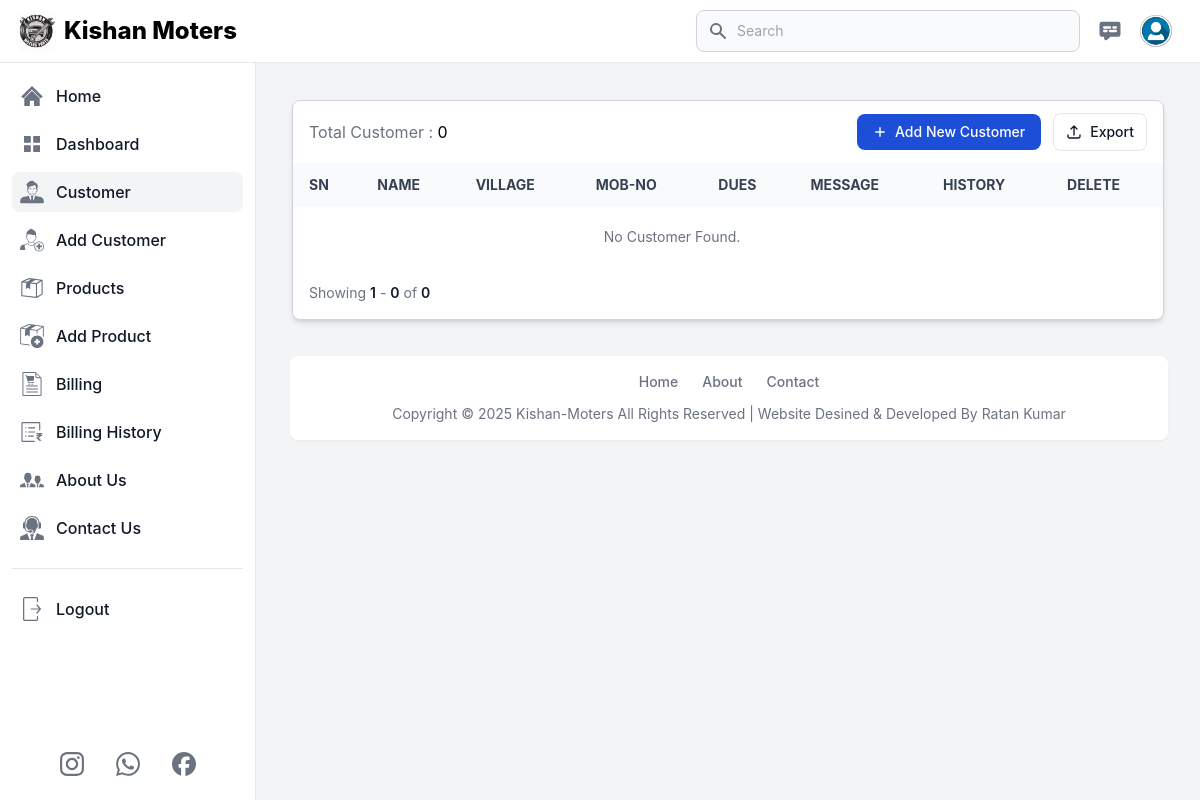
The app's page /customers (signed in), older data.
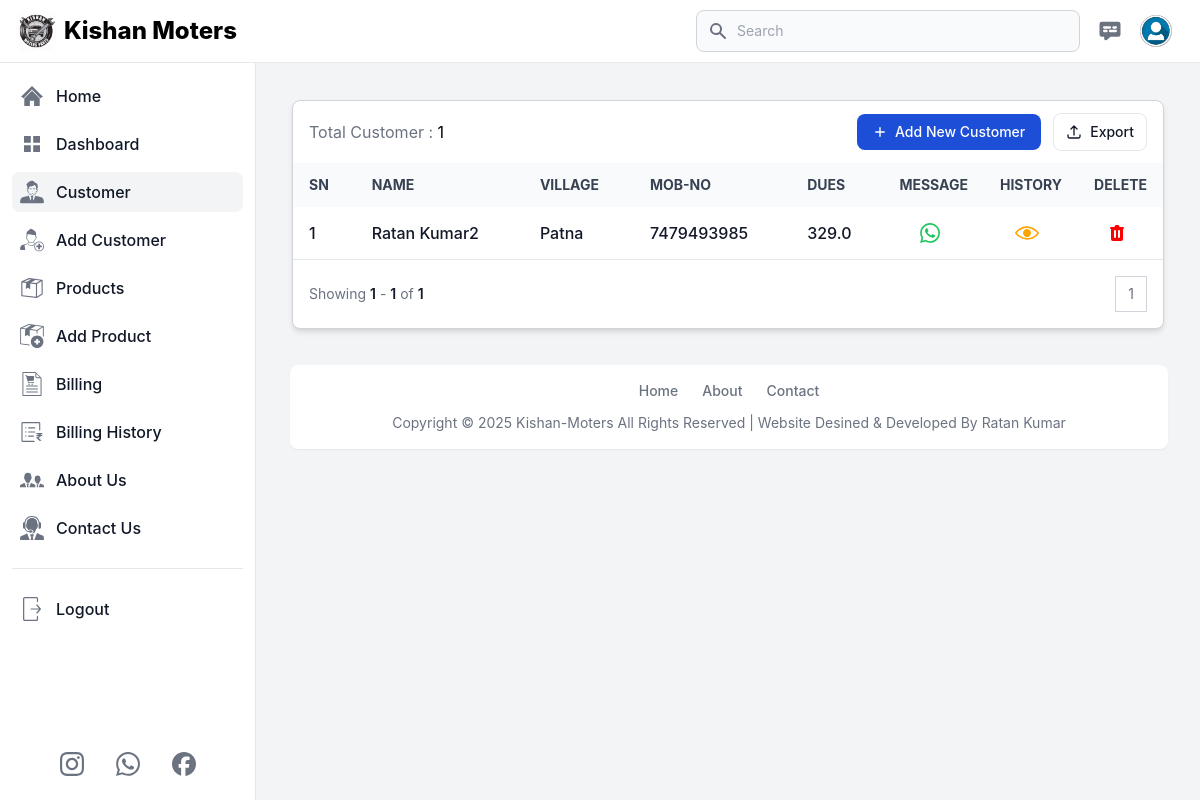
The same page, newer data.
### app.py (models this page shows, shortened)
class Customer(db.Model):
    id = db.Column(db.Integer, primary_key=True)
    user_id = db.Column(db.Integer, db.ForeignKey('user.id'), nullable=False)
    customer_name = db.Column(db.String(100), nullable=False)
    customer_village = db.Column(db.String(100), nullable=False)
    customer_mob_no = db.Column(db.String(100), nullable=False)

### app.py (the view)
@app.route('/customers', methods=['GET', 'POST'])
def customers():
    if 'email' in session:
        user = User.query.filter_by(email=session['email']).first()
        messages = Contact_us.query.order_by(Contact_us.id.desc()).all()
        page = request.args.get('page', 1, type=int)
        customers = Customer.query.filter(Customer.user_id == user.id).order_by(Customer.id.desc()).paginate(page=page, per_page=10)
        total_customer = Customer.query.filter(Customer.user_id == user.id).count()
        customer_dues = {
            c.id: db.session.query(func.coalesce(func.sum(Billing.dues), 0))
            .filter(Billing.customer_id == c.id)
            .scalar()
            for c in customers.items
        }
        return render_template('customer.html', title='Customer', current_page='customer', user=user, customers=customers, total_customer=total_customer, min=min, enumerate=enumerate, messages=messages, customer_dues=customer_dues)
    else:
        flash('You need to login first.', 'error')
        return redirect('/login')

### templates/customer.html (shortened to what the changed rows need)
{% extends 'layout.html' %}
{% block content %}
<main class="p-4 md:ml-64 h-auto pt-20">
    <div class="m-2 md:m-5 max-w-screen-2xl">
        <div
            class="relative overflow-hidden bg-white shadow-md dark:bg-gray-800 rounded-lg border border-gray-300 dark:border-gray-700">
            <div
                class="flex flex-col px-4 py-3 space-y-3 lg:flex-row lg:items-center lg:justify-between lg:space-y-0 lg:space-x-4">
                <div class="flex items-center flex-1 space-x-4">
                    <h5>
                        <span class="text-gray-500">Total Customer : </span>
                        <span class="dark:text-white">{{total_customer}}</span>
                    </h5>
                </div>
            </div>
            <div class="overflow-x-auto">
                <table class="w-full text-sm text-left text-gray-500 dark:text-gray-400">
                    <thead
                        class="text-xs md:text-sm text-gray-700 uppercase bg-gray-50 dark:bg-gray-700 dark:text-gray-400">
                        <tr>
                            <th scope="col" class="px-4 py-3 whitespace-nowrap">SN</th>
                            <th scope="col" class="px-4 py-3 whitespace-nowrap">Name</th>
                            <th scope="col" class="px-4 py-3 whitespace-nowrap">Village</th>
                            <th scope="col" class="px-4 py-3 whitespace-nowrap">Mob-No</th>
                            <th scope="col" class="px-4 py-3 whitespace-nowrap">Dues</th>
                            <th scope="col" class="px-4 py-3 whitespace-nowrap">Message</th>
                            <th scope="col" class="px-4 py-3 whitespace-nowrap">History</th>
                            <th scope="col" class="px-4 py-3 whitespace-nowrap">Delete</th>
                        </tr>
                    </thead>
                    <tbody>
                        {% if customers.items %}
                        {% for index, customer in enumerate(customers.items, start=(customers.page - 1) *
                        customers.per_page + 1) %}
                        <tr class="border-b text-base dark:border-gray-600 hover:bg-gray-100 dark:hover:bg-gray-700">
                            <td class="px-4 py-2 font-medium text-gray-900 whitespace-nowrap dark:text-white">
                                <div class="flex items-center">
                                    {{ index}}
                                </div>
                            </td>
                            <th scope="row"
                                class="px-4 py-2 font-medium text-gray-900 whitespace-nowrap dark:text-white">
                                <div class="flex items-center">
                                    {{customer.customer_name}}
                                </div>
                            </th>
                            <td class="px-4 py-2 font-medium text-gray-900 whitespace-nowrap dark:text-white">
                                <div class="flex items-center">
                                    {{customer.customer_village}}
                                </div>
                            </td>
                            <td class="px-4 py-2 font-medium text-gray-900 whitespace-nowrap dark:text-white">
                                <div class="flex items-center">
                                    {{customer.customer_mob_no}}
                                </div>
                            </td>
                            <td class="px-4 py-2 font-medium text-gray-900 whitespace-nowrap dark:text-white">
                                <div class="flex items-center">
                                    {{customer_dues[customer.id]}}
                                </div>
                            </td>
                            <td class="px-4 w-3 py-2 font-medium text-gray-900 whitespace-nowrap dark:text-white">
                                <div
                                    class="flex items-center justify-center mr-2 p-2 hover:bg-slate-800 hover:rounded-md">
                                    <a href="https://wa.me/91{{customer.customer_mob_no}}?text=Congratulations {{customer.customer_name}}, Welcome to Kishan Motors! We're excited to have you with us. Enjoy top-notch service and a great experience with us!"
                                        target="_blank">
                                        <button class="flex justify-center items-center">
                                        </button>
                                    </a>
                                </div>
                            </td>
                            <td class="px-4 w-3 py-2 font-medium text-gray-900 whitespace-nowrap dark:text-white">
                                <div
                                    class="flex items-center justify-center mr-2 p-2 hover:bg-slate-800 hover:rounded-md">
                                    <a href="{{ url_for('customer_detail', id=customer.id)}}">
                                        <button class="flex justify-center items-center">
                                        </button>
                                    </a>
                                </div>
                            </td>
                            <td class="px-4 w-3 py-2 font-medium text-gray-900 whitespace-nowrap dark:text-white">
                                <div
                                    class="flex items-center justify-center mr-2 p-2 hover:bg-slate-800 hover:rounded-md">
                                    <button class="flex justify-center items-center" id="deleteButton-{{ customer.id }}"
                                        data-modal-target="deleteModal-{{ customer.id }}"
                                        data-modal-toggle="deleteModal-{{ customer.id}}">
                                    </button>
                                </div>
                            </td>
                        </tr>
                        {% endfor %}
                        {% else %}
                        <tr>
                            <td colspan="7" class="text-center p-5">No Customer Found.</td>
                        </tr>
                        {% endif %}
                    </tbody>
                </table>
            </div>
            <nav class="flex flex-col items-start justify-between p-4 space-y-3 md:flex-row md:items-center md:space-y-0"
                aria-label="Table navigation">
                <span class="text-sm font-normal text-gray-500 dark:text-gray-400">
                    Showing
                    <span class="font-semibold text-gray-900 dark:text-white">{{ customers.page * customers.per_page -
                        customers.per_page + 1 }}</span>
                    -
                    <span class="font-semibold text-gray-900 dark:text-white">{{ min(customers.page *
                        customers.per_page, total_customer) }}</span>
                    of
                    <span class="font-semibold text-gray-900 dark:text-white">{{ total_customer }}</span>
                </span>
                <ul class="inline-flex items-stretch -space-x-px">
                    {% for num in customers.iter_pages(left_edge=1, right_edge=1, left_current=2, right_current=2) %}
                    {% if num %}
                    <li>
                        <a href="#"
                            class="flex items-center justify-center px-3 py-2 text-sm leading-tight text-gray-500 bg-white border border-gray-300 hover:bg-gray-100 hover:text-gray-700 dark:bg-gray-800 dark:border-gray-700 dark:text-gray-400 dark:hover:bg-gray-700 dark:hover:text-white">{{
                            num }}</a>
                    </li>
                    {% else %}
                    <li>
                        <a href="#"
                            class="flex items-center justify-center px-3 py-2 text-sm leading-tight text-gray-500 bg-white border border-gray-300 hover:bg-gray-100 hover:text-gray-700 dark:bg-gray-800 dark:border-gray-700 dark:text-gray-400 dark:hover:bg-gray-700 dark:hover:text-white">...</a>
                    </li>
                    {% endif %}
                    {% endfor %}
                </ul>
            </nav>
        </div>
    </div>
</main>
{% endblock %}

Row changes from the older to the newer data that the page shows:
added Customer: index "1", customer_name "Ratan Kumar2", customer_village "Patna", customer_mob_no "7479493985", customer_dues "329.0"
Text that changed along with them:
{{ total_customer }}: "0" → "1"
text no longer shown: "0 No Customer Found."
text now shown: "1"
new list line: "1"
